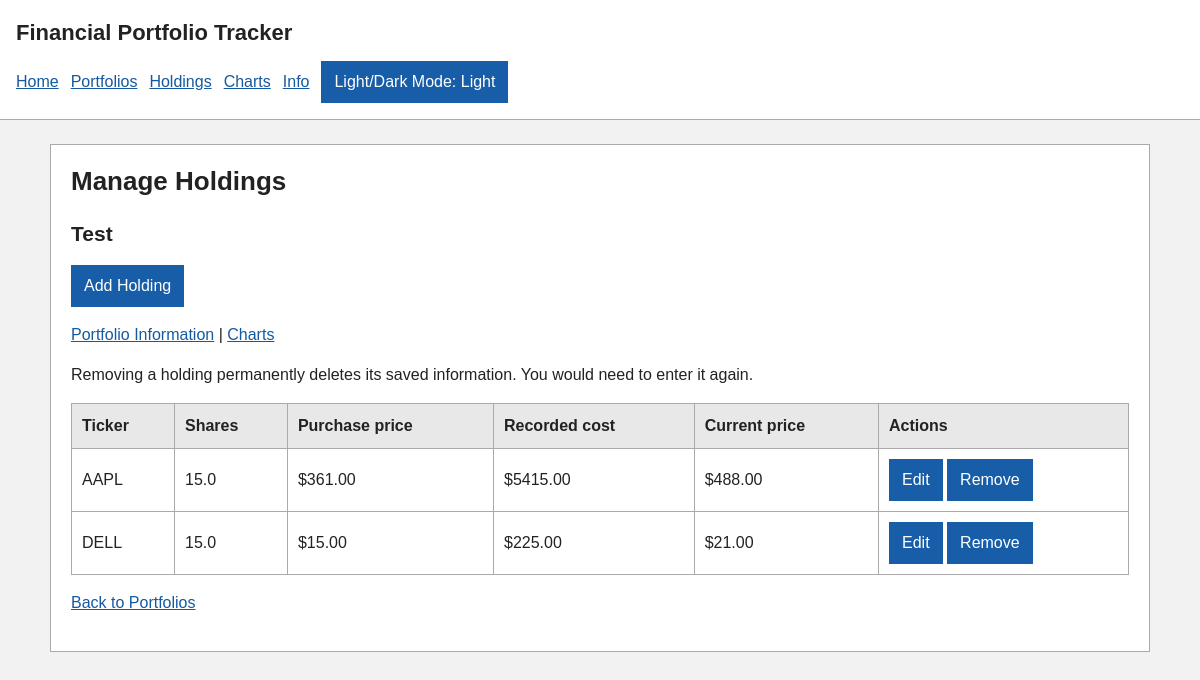
Page /portfolio/1/holdings on the committed database.
### tables this page shows
CREATE TABLE portfolio (id INTEGER PRIMARY KEY AUTOINCREMENT, name TEXT NOT NULL);

CREATE TABLE holdings (
            id INTEGER PRIMARY KEY AUTOINCREMENT,
            portfolio_id INTEGER NOT NULL REFERENCES portfolio(id),
            ticker TEXT NOT NULL,
            shares REAL NOT NULL,
            purchase_price REAL NOT NULL,
            current_price REAL NOT NULL
        );

### app.py (the view)
@app.route("/portfolio/<int:portfolio_id>/holdings")
def manage_holdings(portfolio_id):
    selected_portfolio = get_portfolio(portfolio_id)
    if selected_portfolio is None:
        abort(404, description="Portfolio not found")
    holdings = get_holdings(portfolio_id)
    return render_template(
        "holdings.html",
        portfolio=selected_portfolio,
        holdings=holdings
    )

### database.py (called while the page is built)
def get_connection():
    connection = sqlite3.connect(database_name)
    connection.row_factory = sqlite3.Row
    return connection

def get_portfolio(portfolio_id):
    connection = get_connection()
    portfolio = connection.execute("SELECT * FROM portfolio WHERE id = ?", (portfolio_id,)).fetchone()
    connection.close()
    return portfolio

def get_holdings(portfolio_id):
    connection = get_connection()
    holdings = connection.execute(
        "SELECT * FROM holdings WHERE portfolio_id = ?",
        (portfolio_id,)
    ).fetchall()
    connection.close()
    return holdings

### templates/holdings.html
{% extends "base.html" %}
{% block content %}
<section>
<h1>Manage Holdings</h1>
<h2>{{ portfolio['name'] }}</h2>
<p><a data-popup href="{{ url_for('create_holding', portfolio_id=portfolio['id']) }}" class="button">Add Holding</a></p>
<p><a href="{{ url_for('portfolio_information', portfolio_id=portfolio['id']) }}">Portfolio Information</a> |
<a href="{{ url_for('charts', portfolio_id=portfolio['id']) }}">Charts</a></p>
<p>Removing a holding permanently deletes its saved information. You would need to enter it again.</p>
{% set totals = namespace(cost=0) %}
{% for item in holdings %}{% set totals.cost = totals.cost + item['shares'] * item['purchase_price'] %}{% endfor %}
{% if holdings %}
<div class="table-scroll">
<table>
<tr><th>Ticker</th><th>Shares</th><th>Purchase price</th><th>Recorded cost</th><th>Current price</th><th>Actions</th></tr>
{% for h in holdings %}
<tr>
    <td>{{ h['ticker'] }}</td>
    <td>{{ h['shares'] }}</td>
    <td>${{ '%.2f'|format(h['purchase_price']) }}</td>
    <td>${{ '%.2f'|format(h['shares'] * h['purchase_price']) }}</td>
    <td>${{ '%.2f'|format(h['current_price']) }}</td>
    <td>
        <a data-popup href="{{ url_for('edit_holding', holding_id=h['id']) }}" class="button">Edit</a>
        <form data-delete data-ticker="{{ h['ticker'] }}" data-shares="{{ h['shares'] }}" data-price="{{ h['purchase_price'] }}" data-portfolio="{{ portfolio['name'] }}" data-total="{{ totals.cost }}" method="post" action="{{ url_for('remove_holding', holding_id=h['id']) }}" class="inline-form"
              onsubmit="return confirm('Remove this holding? This permanently deletes its recorded purchase information. You would have to enter it again.');">
            <button type="submit">Remove</button>
        </form>
    </td>
</tr>
{% endfor %}
</table>
</div>
{% else %}
<p>This portfolio has no holdings yet. Select Add Holding to get started.</p>
{% endif %}
<p><a href="{{ url_for('portfolio') }}">Back to Portfolios</a></p>
</section>
{% endblock %}

### templates/base.html (shortened to what this page needs)
<!DOCTYPE html>
<html lang="en">
<head>
    <link rel="stylesheet" href="{{ url_for('static', filename='style.css') }}">
</head>
<body>
{% set current = namespace(id=none) %}
{% if selected_portfolio is defined and selected_portfolio %}
    {% set current.id = selected_portfolio['id'] %}
{% elif portfolio is defined and portfolio %}
    {% set current.id = portfolio['id'] %}
{% elif holding is defined %}
    {% set current.id = holding['portfolio_id'] %}
{% elif portfolios is defined and portfolios %}
    {% set current.id = portfolios[0]['id'] %}
{% endif %}
<header>
    <p class="site-title">Financial Portfolio Tracker</p>
    <nav aria-label="Main navigation">
        <a href="{{ url_for('home', portfolio_id=current.id) }}">Home</a>
        <a href="{{ url_for('portfolio') }}">Portfolios</a>
        <a href="{{ url_for('manage_holdings', portfolio_id=current.id) if current.id else url_for('portfolio') }}">Holdings</a>
        <a href="{{ url_for('charts', portfolio_id=current.id) if current.id else url_for('portfolio') }}">Charts</a>
        <a href="{{ url_for('portfolio_information', portfolio_id=current.id) if current.id else url_for('portfolio') }}">Info</a>
        <button id="theme-toggle" type="button" aria-pressed="false">Light/Dark Mode</button>
    </nav>
</header>
<main id="main-content">
    {% block content %}{% endblock %}
</main>
</body>
</html>

### static/style.css (style rules this page uses)
:root { --background: #f2f2f2; --surface: #fff; --text: #222; --border: #aaa; --heading: #e8e8e8; --link: #1559a0; }
body { margin: 0; font-family: Arial, sans-serif; line-height: 1.5; background: var(--background); color: var(--text); }
header { background: var(--surface); border-bottom: 1px solid var(--border); padding: 16px; }
.site-title { margin: 0 0 12px; font-size: 22px; font-weight: bold; }
nav, .actions { display: flex; flex-wrap: wrap; gap: 12px; align-items: center; }
a { color: var(--link); }
main { max-width: 1100px; margin: 24px auto; padding: 0 16px; }
section { background: var(--surface); border: 1px solid var(--border); padding: 20px; margin-bottom: 20px; }
h1, h2 { margin-top: 0; line-height: 1.3; }
h1 { font-size: 26px; }
h2 { font-size: 21px; }
button, .button { display: inline-block; background: #175da8; color: white; border: 1px solid #175da8; border-radius: 0; padding: 8px 12px; font: inherit; text-decoration: none; cursor: pointer; }
.table-scroll { overflow-x: auto; margin: 16px 0; }
table { width: 100%; border-collapse: collapse; }
th, td { border: 1px solid var(--border); padding: 10px; text-align: left; }
th { background: var(--heading); }
.inline-form { display: inline; }

### rows in the picture
portfolio: name "Test"
holdings: ticker "AAPL", shares "15.0", purchase_price "361.00", h['shares']*h['purchase_price'] "5415.00", current_price "488.00"
holdings: ticker "DELL", shares "15.0", purchase_price "15.00", h['shares']*h['purchase_price'] "225.00", current_price "21.00"
